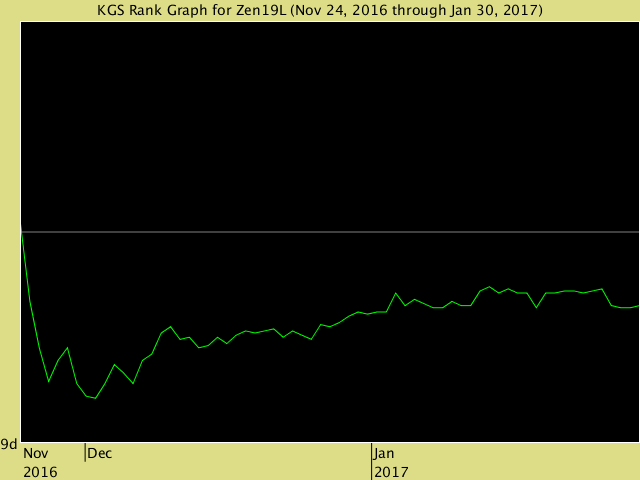
#> input picture tests/testthat/backend/1/Zen19L-en_US.png, 640 x 480 px
$ python 2-make_answers.py
#> lines starting #> are read from the running program, lines starting #| are printed output that depends on the picture
#!/usr/bin/env python
# -*- coding: utf-8 -*-

import os
import sys
from glob import glob
import json
from PIL import Image
import numpy as np
from matplotlib import pyplot as plt


def main():
    d = os.path.dirname(__file__)

    file_dir = input(" type directory name > ")
#> the answer given: 1
    if not os.path.isdir(file_dir):
        print(file_dir, "is not a directory")
        sys.exit(1)

    answer_file = 'ans-%s.json' % file_dir
    files_dir = os.path.join(d, file_dir)


    plt.plot(1)
    plt.show(block=False)
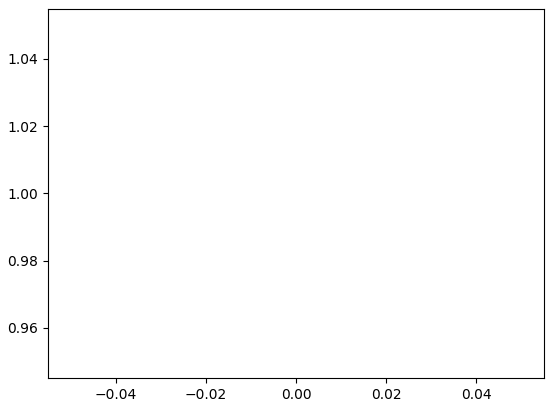
#> figure drawn by matplotlib, 1 panel
    out = []
    for fn in glob(os.path.join(file_dir, '*.png')):
        x = np.asarray(Image.open(fn))
#> x is the input picture: shape (480, 640, 3); mean R, G, B 33.5, 34.4, 21.4
        plt.imshow(x)
        plt.draw()

        tmp = {'file':os.path.basename(fn)}
        while True:
            print('-------------------')
            print('file:', os.path.basename(fn))
            print('* rank is like "10k", "5d"')
            print('* date is like in "yyyy-mm-dd" or "yyyy-mm-dd HH:MM"')
            print('* type "None" if missing')

            ans1 = input('* min rank : ')
            ans2 = input('* max rank : ')
            ans3 = input('* start date (time) : ')
            ans4 = input('* end date (time)   : ')

            tmp['rank_range'] = (ans1, ans2)
            tmp['time_range'] = (ans3, ans4)

            while True:
                ans = input('* okay? (y or n) > ')
                if ans in ['y', 'n']:
                    break
            if ans == 'y':
                out.append(tmp)
                break

    with open(answer_file, 'w') as f:
        json.dump(out, f, indent=2)

#> (the run stopped early here; a loop or call above may not have finished)
